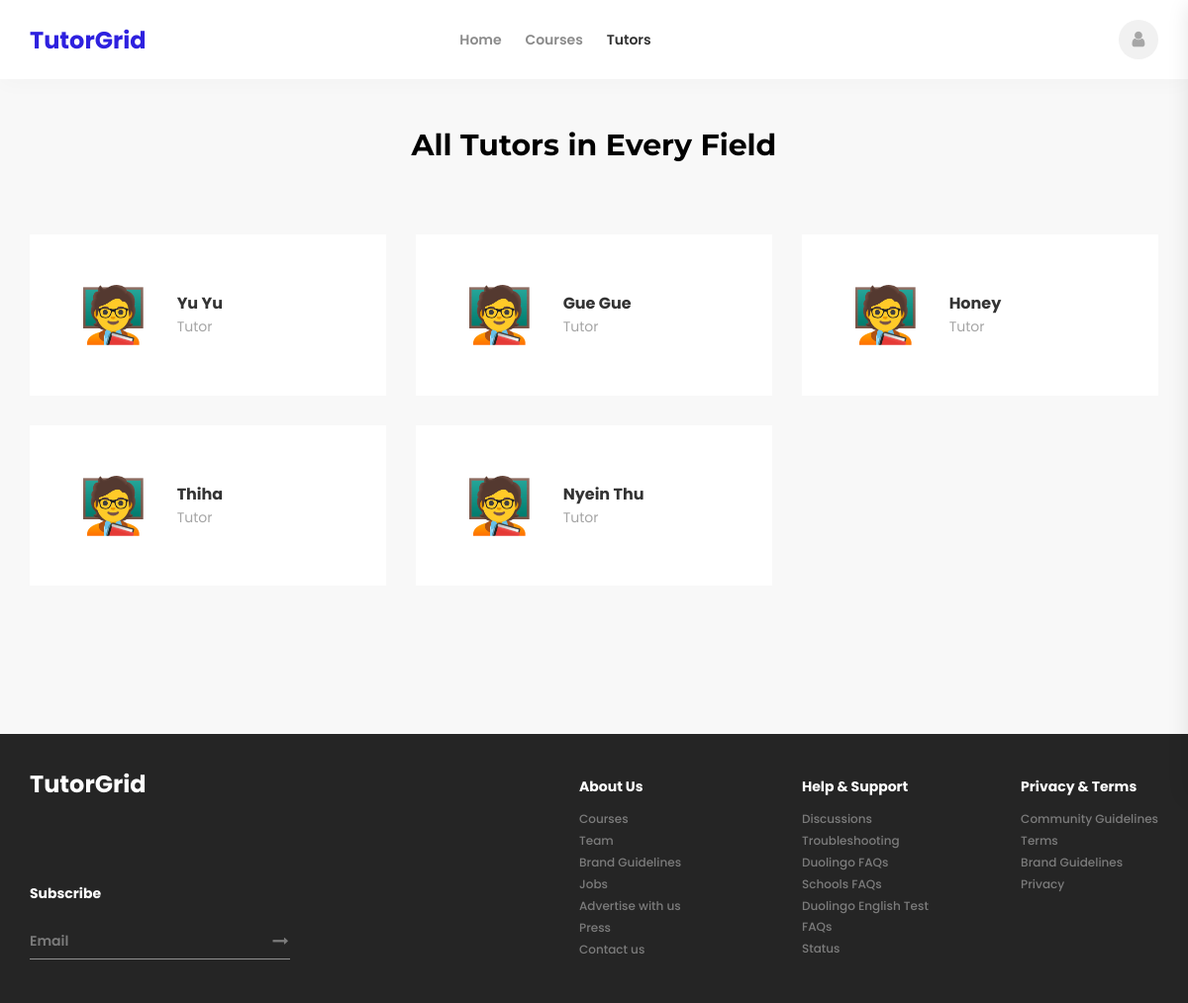
/Php_Code/instructors.php, run on the app's committed database.
### tables this page shows
CREATE TABLE `tutor` (
  `TID` int(11) NOT NULL,
  `name` varchar(100) NOT NULL,
  `password` varchar(255) NOT NULL,
  `email` varchar(150) NOT NULL
);

### Php_Code/instructors.php (the view, shortened to what this page needs)
<?php
include 'connection.php';
?>
<!DOCTYPE html>
<html lang="en">
<head>
<link rel="stylesheet" type="text/css" href="../styles/bootstrap4/bootstrap.min.css">
<link href="../plugins/font-awesome-4.7.0/css/font-awesome.min.css" rel="stylesheet" type="text/css">
<link rel="stylesheet" type="text/css" href="../plugins/OwlCarousel2-2.2.1/owl.carousel.css">
<link rel="stylesheet" type="text/css" href="../plugins/OwlCarousel2-2.2.1/owl.theme.default.css">
<link rel="stylesheet" type="text/css" href="../plugins/OwlCarousel2-2.2.1/animate.css">
<link href="../plugins/video-js/video-js.css" rel="stylesheet" type="text/css">
<link rel="stylesheet" type="text/css" href="../styles/instructors.css">
<link rel="stylesheet" type="text/css" href="../styles/instructors_responsive.css">
</head>
<body>
<div class="super_container">
	<header class="header">
		<div class="header_container">
			<div class="container">
				<div class="row">
					<div class="col">
						<div class="header_content d-flex flex-row align-items-center justify-content-start">
							<div class="logo_container mr-auto">
								<a href="#">
									<div class="logo_text">TutorGrid</div>
								</a>
							</div>
							<nav class="main_nav_contaner">
								<ul class="main_nav">
									<li><a href="index.php">Home</a></li>
									<li><a href="courses.php">Courses</a></li>
									<li class="active"><a href="instructors.php">Tutors</a></li>
								</ul>
							</nav>
								<div class="user"><a href="userProfile.php"><i class="fa fa-user" aria-hidden="true"></i></a></div>
							</div>
						</div>
					</div>
				</div>
			</div>
		</div>
	<div class="teachers">
		<div class="container">
			<div class="row">
				<div class="col">
					<h2 class="section_title text-center">All Tutors in Every Field</h2>
				</div>
			</div>
			<div class="row teachers_row">
<?php
$result = mysqli_query($con, "SELECT * from tutor");
while ($row = mysqli_fetch_assoc($result)) {
?>
				<div class="col-lg-4 col-md-6">
					<div class="teacher d-flex flex-row align-items-center justify-content-start">
						<div style="font-size:55px;">
                                        🧑‍🏫
                                  </div>
						<div class="teacher_content">
							<div class="teacher_name"><a href="instructors.php"><?php echo $row["name"];?></a></div>
							<div class="teacher_title">Tutor</div>
						</div>
					</div>
				</div>
	   <?php
}
?>
			</div>
		</div>
	</div>
	<footer class="footer">
		<div class="footer_body">
			<div class="container">
				<div class="row">
					<div class="col-lg-3 footer_col">
						<div class="newsletter_container d-flex flex-column align-items-start justify-content-end">
							<div class="footer_logo mb-auto"><a href="#">TutorGrid</a></div>
							<div class="footer_title">Subscribe</div>
							<form action="#" id="newsletter_form" class="newsletter_form">
								<input type="email" class="newsletter_input" placeholder="Email" required="required">
								<button class="newsletter_button"><i class="fa fa-long-arrow-right" aria-hidden="true"></i></button>
							</form>
						</div>
					</div>
					<div class="col-lg-2 offset-lg-3 footer_col">
						<div>
							<div class="footer_title">About Us</div>
							<ul class="footer_list">
								<li><a href="#">Courses</a></li>
								<li><a href="#">Team</a></li>
								<li><a href="#">Brand Guidelines</a></li>
								<li><a href="#">Jobs</a></li>
								<li><a href="#">Advertise with us</a></li>
								<li><a href="#">Press</a></li>
								<li><a href="#">Contact us</a></li>
							</ul>
						</div>
					</div>
					<div class="col-lg-2 footer_col">
						<div class="footer_title">Help & Support</div>
						<ul class="footer_list">
							<li><a href="#">Discussions</a></li>
							<li><a href="#">Troubleshooting</a></li>
							<li><a href="#">Duolingo FAQs</a></li>
							<li><a href="#">Schools FAQs</a></li>
							<li><a href="#">Duolingo English Test FAQs</a></li>
							<li><a href="#">Status</a></li>
						</ul>
					</div>
					<div class="col-lg-2 footer_col clearfix">
						<div>
							<div class="footer_title">Privacy & Terms</div>
							<ul class="footer_list">
								<li><a href="#">Community Guidelines</a></li>
								<li><a href="#">Terms</a></li>
								<li><a href="#">Brand Guidelines</a></li>
								<li><a href="#">Privacy</a></li>
							</ul>
						</div>
					</div>
				</div>
			</div>
		</div>
	</footer>
</body>
</html>

### data on the page
tutor: name "Yu Yu"
tutor: name "Gue Gue"
tutor: name "Honey"
tutor: name "Thiha"
tutor: name "Nyein Thu"
